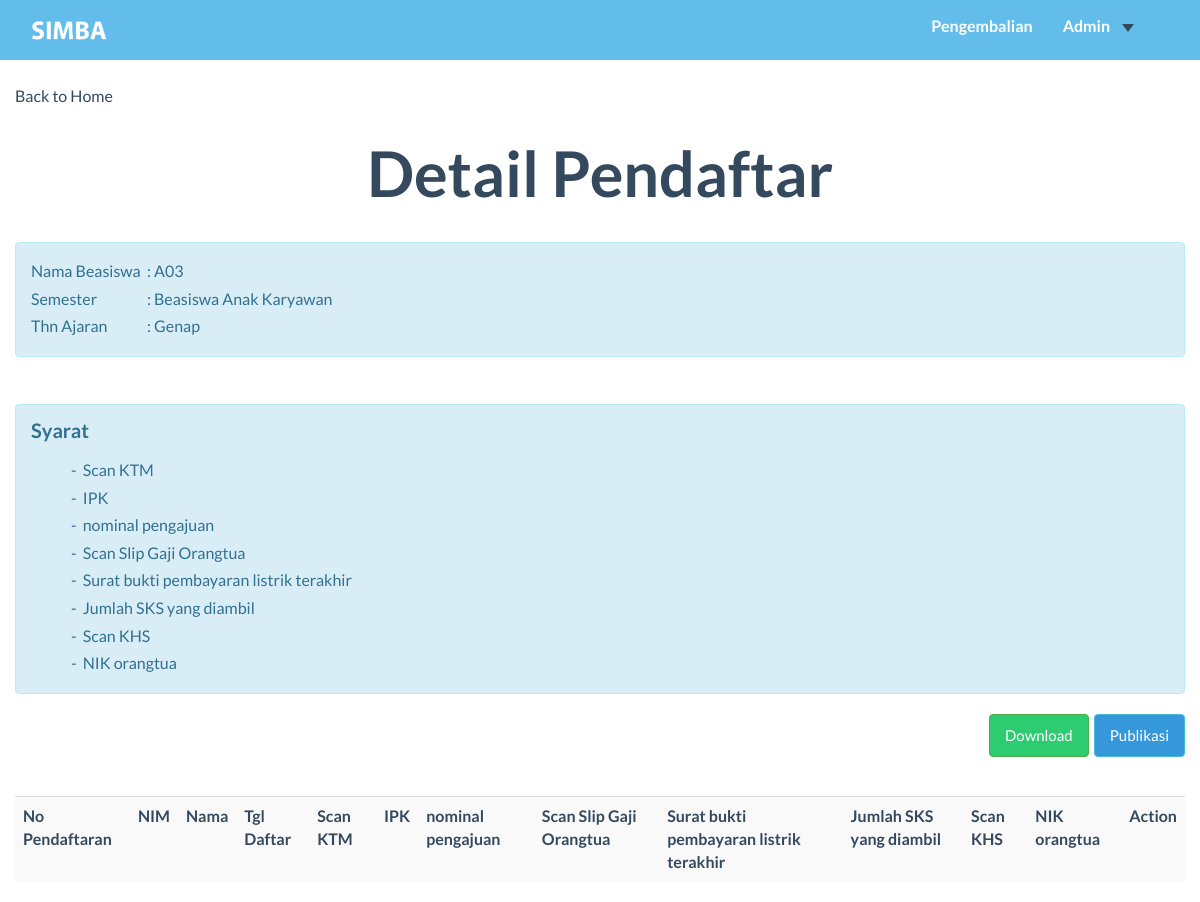
The app's page /user_admin/detail_pendaftar.php?kd_bsw=A03 with its own data.
### tables this page shows
CREATE TABLE `beasiswa` (
  `kd_bsw` char(3) NOT NULL,
  `nama_bsw` varchar(99) NOT NULL,
  `semt` char(6) NOT NULL,
  `thn_ajar` char(9) NOT NULL,
  `tgl_buka` date NOT NULL,
  `tgl_tutup` date NOT NULL,
  `kuota` int(11) NOT NULL,
  `isTampil` tinyint(1) NOT NULL,
  `Keterangan` mediumtext NOT NULL,
  `isPublish` tinyint(1) NOT NULL DEFAULT '0'
);

CREATE TABLE `ref_syarat` (
  `kd_syarat` char(3) NOT NULL,
  `nama_syarat` varchar(99) NOT NULL,
  `tipe_syarat` char(2) NOT NULL
);

### user_admin/detail_pendaftar.php (the view, shortened to what this page needs)
<?php
Include("../function/koneksi.php");
$kode_bsw = $_GET['kd_bsw'];
$sqlBsw = "SELECT * from beasiswa where kd_bsw='$kode_bsw'";
$bswExc= mysqli_query($koneksi,$sqlBsw);
$rowBsw = mysqli_fetch_array($bswExc);
?>
<!DOCTYPE HTML>
<HTML>
<head>
    <link href="../css/bootstrap.min.css" rel="stylesheet">
    <link rel="stylesheet" href="https://maxcdn.bootstrapcdn.com/bootstrap/3.3.7/css/bootstrap.min.css">
    <link href="../font-awesome/css/font-awesome.min.css" rel="stylesheet">
    <link href="../css/general.css" rel="stylesheet">
    <link href="../css/custom.css" rel="stylesheet">
    <link href="../css/owl.carousel.css" rel="stylesheet">
    <link href="../css/owl.theme.css" rel="stylesheet">
    <link href="../css/style.css" rel="stylesheet">
    <link href="../css/animate.css" rel="stylesheet">
    <link rel="stylesheet" href="../css/magnific-popup.css">
</head>
<body>
    <nav class="navbar-default" role="navigation" style="position: fixed; top: 0px;">
        <div class="container">
            <a class="" href="index.php">
                <img src="../img/logo2.png" height="45px" style="margin-top:8px; margin-left:0" id="logo"/>
            </a>
            <div class="collapse navbar-collapse navbar-right navbar-ex1-collapse stuckMenu">
                <ul class="nav navbar-nav">
                    <li class="menuItem"><a href="Cicilan.php">Pengembalian </a></li>
                    <li class="menuItem dropdown">
                        <a class="dropdown-toggle" data-toggle="dropdown" href="#">Admin<span class="caret"></span></a>
                    </li>
                </ul>
            </div>
        </div>
    </nav>
    <div class="container">
        <div class="row">
            <br/><br/><br/>
            <a href="index.php">Back to Home</a>
            <h2 class="text-center">Detail Pendaftar</h2>
            <br/>
            <div class="alert alert-info">
                <table>
                    <tr>
                        <td>Nama Beasiswa &nbsp; </td>
                        <td>:&nbsp;</td>
                        <td><?php echo $rowBsw[0];?> </td>
                    </tr>
                    <tr>
                        <td>Semester</td>
                        <td>:&nbsp;</td>
                        <td><?php echo $rowBsw[1];?></td>
                    </tr>
                    <tr>
                        <td> Thn Ajaran </td>
                        <td>:&nbsp;</td>
                        <td> <?php echo $rowBsw[2];?><br/> </td>
                    </tr>
                </table>
            </div>
            <br/>
            <?php
            $getSyrSql="SELECT nama_syarat FROM ref_syarat rs NATURAL JOIN syarat_bsw sb NATURAL JOIN beasiswa b WHERE b.kd_bsw='$kode_bsw'";
            $getSyrBeasiswa=mysqli_query($koneksi,$getSyrSql);
            ?>
            <div class="alert alert-info" id="syaratBsw">
              <h4> Syarat</h4>
              <ul style="list-style-type:disc">
              <?php
              while ($rowSyrBsw=mysqli_fetch_array($getSyrBeasiswa)){
                echo"<li> - &nbsp";
                echo $rowSyrBsw['nama_syarat'];
                echo "</li>";
              }
              ?>
            </div>
            <?php
            if($rowBsw['isPublish']==0){
                echo'
                  <a href="publikasi.php?kd_bsw='.$rowBsw['kd_bsw'].'" class="btn btn-info pull-right">Publikasi </a>';
            }elseif($rowBsw['isPublish']==1){
                echo '
                <a href="batal_publikasi.php?kd_bsw='.$rowBsw['kd_bsw'].'" class="btn btn-danger pull-right"> Batal Publikasi </a>';
            }
            echo'<a href="export.php?kd_bsw='.$rowBsw['kd_bsw'].'" class="btn btn-success pull-right" style="margin-right: 5px">Download </a>';
            ?>
            <table class="table table-striped">
                <tr>
                    <th>No Pendaftaran</th>
                    <th>NIM</th>
                    <th>Nama</th>
                    <th>Tgl Daftar</th>
                    <?php
                        $sqlNamaBsw= "SELECT nama_syarat FROM syarat_bsw NATURAL JOIN ref_syarat WHERE kd_bsw='$kode_bsw'";
                        $exc = mysqli_query($koneksi,$sqlNamaBsw);
                        while($row =mysqli_fetch_array($exc)){
                            echo '<th>'.$row[0].'</th>';
                        }
                    ?>
                    <th>Action</th>
                </tr>
            </table>
        </div>
    </div>
</body>
</HTML>

### css/general.css (style rules this page uses)
#logo { float: left; position: absolute;; }
body, html { height: 100%; width: 100%; overflow-x:hidden; }
.navbar-default { position: relative; min-height: 60px; width: 100%; z-index: 999; }
.navbar-default .navbar-nav>li>a { color: #ffffff; }

### css/custom.css (style rules this page uses)
li a, .dropbtn { display: inline-block; color: white; text-align: center; padding: 14px 16px; text-decoration: none; }
li.dropdown { display: inline-block; }
.table th, .table td { padding: 8px 12px; }

### records on screen
beasiswa: kd_bsw "A03", nama_bsw "Beasiswa Anak Karyawan", semt "Genap"
ref_syarat: nama_syarat "Scan KTM"
ref_syarat: nama_syarat "IPK"
ref_syarat: nama_syarat "nominal pengajuan"
ref_syarat: nama_syarat "Scan Slip Gaji Orangtua"
ref_syarat: nama_syarat "Surat bukti pembayaran listrik terakhir"
ref_syarat: nama_syarat "Jumlah SKS yang diambil"
ref_syarat: nama_syarat "Scan KHS"
ref_syarat: nama_syarat "NIK orangtua"
